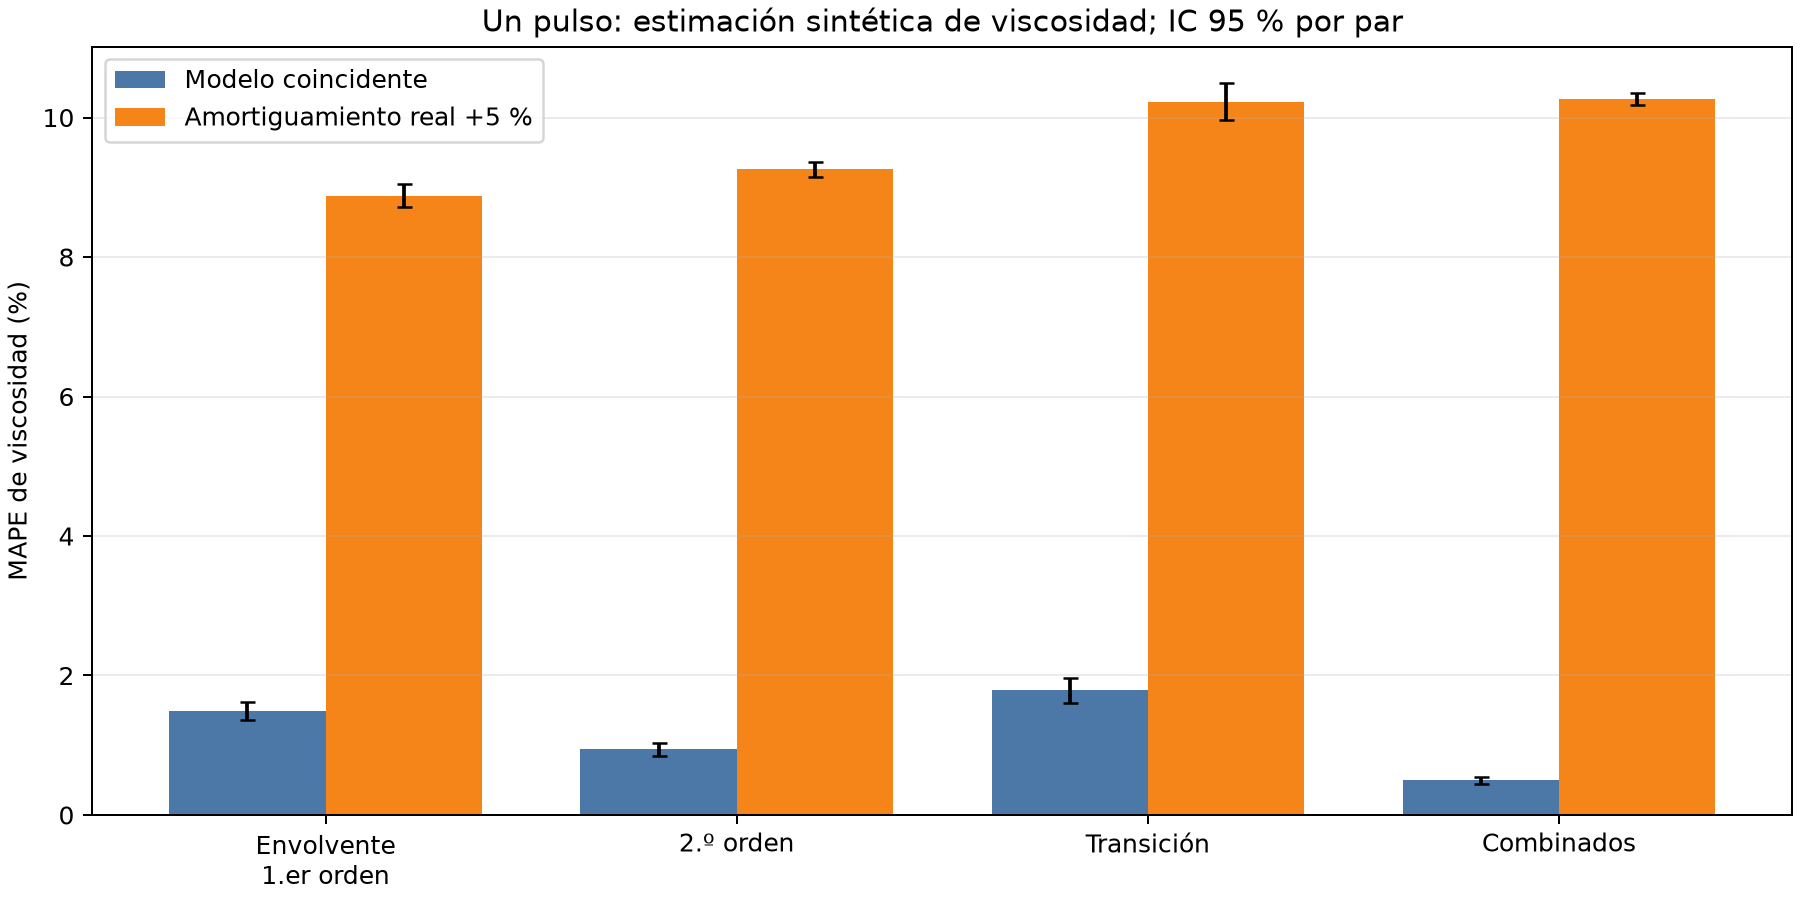

Generate this figure with Python:
import csv
import json
from pathlib import Path

import matplotlib
matplotlib.use("Agg")
import matplotlib.pyplot as plt
import numpy as np
from scipy.signal import find_peaks

from densidad_un_pulso import (
    DAMPING0, MU0, N_TEST, N_TRAIN, REPS, first_order_density, free_mask,
    free_time, predicted_angle, second_order_fit, simulated_angle, transition_fit,
)


ROOT = Path(__file__).resolve().parent
NAMES = ["envolvente_primer_orden", "segundo_orden", "transicion", "combinado"]


def viscosity_from_decay(rho, decay):
    inertia = 8e-5 + rho * 5e-8
    return MU0 * (2 * inertia * decay / DAMPING0) ** 2


def first_order_decay(signal):
    y = signal[free_mask]
    center = np.mean(y)
    peaks, _ = find_peaks(np.abs(y - center), distance=20, prominence=0.00005)
    valid = peaks[(free_time[peaks] >= 0.5) & (free_time[peaks] < 13.5)]
    if len(valid) < 10:
        raise RuntimeError(f"No hay suficientes picos válidos: {len(valid)}")
    heights = np.abs(y[valid] - center)
    slope = np.polyfit(free_time[valid], np.log(heights), 1)[0]
    decay = -float(slope)
    if decay <= 0:
        raise RuntimeError(f"Envolvente no amortiguada: {decay}")
    return decay


def estimate(signal):
    first_rho = first_order_density(signal)
    first_mu = viscosity_from_decay(first_rho, first_order_decay(signal))
    second_rho, _, second_decay = second_order_fit(signal)
    second_mu = viscosity_from_decay(second_rho, second_decay)
    _, transition_mu = transition_fit(signal)
    return np.array([first_mu, second_mu, transition_mu])


def run_set(rng, n, label):
    # Same distributions and seeds as the density simulation.
    rho = rng.uniform(997.3, 1017.1, n)
    mu = np.exp(rng.uniform(np.log(0.005), np.log(0.05), n))
    predictions = np.empty((n, REPS, 3))
    for i in range(n):
        for rep in range(REPS):
            predictions[i, rep] = estimate(simulated_angle(rho[i], mu[i], rng))
        if (i + 1) % 20 == 0:
            print(f"{label}: {i + 1}/{n} pares", flush=True)
    return rho, mu, predictions


def metrics(estimates, truth, indexes):
    result = {}
    for i, name in enumerate(NAMES):
        error = estimates[:, :, i] - truth[:, None]
        relative = 100 * error / truth[:, None]
        pair_mape = np.abs(relative).mean(axis=1)
        result[name] = {
            "mape_percent": float(pair_mape.mean()),
            "mape_ci95_percent": np.percentile(
                pair_mape[indexes].mean(axis=1), [2.5, 97.5],
            ).tolist(),
            "mae_pa_s": float(np.abs(error).mean()),
            "bias_pa_s": float(error.mean()),
            "relative_bias_percent": float(relative.mean()),
            "error_sd_pa_s": float(error.std(ddof=1)),
            "p95_absolute_relative_percent": float(np.percentile(np.abs(relative), 95)),
        }
    return result


def main():
    noiseless = predicted_angle(1007, 0.015)
    if abs(transition_fit(noiseless)[1] - 0.015) > 1e-6:
        raise RuntimeError("El modelo de transición no recupera mu sin ruido")
    rho2, _, decay2 = second_order_fit(noiseless)
    if abs(viscosity_from_decay(rho2, decay2) / 0.015 - 1) > 0.02:
        raise RuntimeError("El modelo de segundo orden supera 2 % de error sin ruido")

    rng = np.random.default_rng(20261125)
    _, train_mu, train = run_set(rng, N_TRAIN, "calibración")
    test_rho, test_mu, test = run_set(rng, N_TEST, "evaluación")
    train_relative = train / train_mu[:, None, None] - 1
    train_bias = train_relative.mean(axis=(0, 1))
    corrected_train = train / (1 + train_bias)
    centered_relative = (corrected_train / train_mu[:, None, None] - 1).reshape(-1, 3)
    covariance = np.cov(centered_relative, rowvar=False)
    precision_times_one = np.linalg.solve(covariance, np.ones(3))
    weights = precision_times_one / precision_times_one.sum()

    def combine(predictions):
        combined = (predictions / (1 + train_bias)) @ weights
        return np.concatenate((predictions, combined[:, :, None]), axis=2)

    indexes = rng.integers(0, N_TEST, size=(5000, N_TEST))
    estimates = combine(test)
    summary = metrics(estimates, test_mu, indexes)
    mismatch = np.empty_like(test)
    for i in range(N_TEST):
        for rep in range(REPS):
            mismatch[i, rep] = estimate(
                simulated_angle(test_rho[i], test_mu[i], rng, damping_factor=1.05)
            )
        if (i + 1) % 20 == 0:
            print(f"coeficiente de amortiguamiento +5 %: {i + 1}/{N_TEST} pares",
                  flush=True)
    mismatch_summary = metrics(combine(mismatch), test_mu, indexes)

    result = {
        "parameters": {
            "rho_range_kg_m3": [997.3, 1017.1],
            "mu_range_pa_s": [0.005, 0.05],
            "train_distinct_pairs": N_TRAIN,
            "test_distinct_pairs": N_TEST,
            "noise_repetitions_per_pair": REPS,
            "pulse_width_s": 0.2,
            "observation_s": 15,
            "temperature": "constant",
        },
        "methods": {
            "envolvente_primer_orden": (
                "Fit an exponential to peaks of absolute angular response, "
                "with density inferred from first-order equilibrium."
            ),
            "segundo_orden": (
                "Fit a damped sinusoid and equilibrium, then invert the assumed "
                "damping-viscosity relation."
            ),
            "transicion": (
                "Fit full pulse response, simultaneously estimating density and "
                "viscosity while profiling out a constant angular offset."
            ),
            "combinado": (
                "Combine bias-corrected estimates using relative-error covariance "
                "learned on independent training pairs."
            ),
        },
        "combination_weights": weights.tolist(),
        "summary": summary,
        "damping_mismatch": {
            "actual_damping_coefficient_factor": 1.05,
            "assumed_damping_coefficient_factor": 1,
            "summary": mismatch_summary,
        },
        "limitations": [
            "This is the same synthetic 1.9 Hz oscillator as the density comparison; the real relationship between density, viscosity and damping has not been identified.",
            "The forward and inverse models match in the nominal experiment; reported errors are optimistic and are not laboratory performance.",
            "The first- and second-order methods fit the held samples without explicitly modeling the 104-to-100 Hz sampling and filter, unlike the transition model.",
            "Angular accelerometer data are simulated without real translation, time-varying drift or verified hardware filter response.",
            "Methods share the same signal and their errors are correlated.",
            "Confidence intervals resample independent parameter pairs and exclude structural uncertainty.",
        ],
    }
    (ROOT / "viscosidad_un_pulso_resultados.json").write_text(json.dumps(result, indent=2))
    with (ROOT / "viscosidad_un_pulso_predicciones.csv").open("w", newline="") as stream:
        writer = csv.writer(stream)
        writer.writerow(["id", "rep", "rho_real", "mu_real", *NAMES])
        for i in range(N_TEST):
            for rep in range(REPS):
                writer.writerow([i, rep, test_rho[i], test_mu[i], *estimates[i, rep]])

    fig, ax = plt.subplots(figsize=(10, 5), constrained_layout=True)
    for offset, data, label, color in (
        (-0.19, summary, "Modelo coincidente", "#4c78a8"),
        (0.19, mismatch_summary, "Amortiguamiento real +5 %", "#f58518"),
    ):
        values = [data[name]["mape_percent"] for name in NAMES]
        intervals = [data[name]["mape_ci95_percent"] for name in NAMES]
        errors = np.array([[v - ci[0], ci[1] - v]
                           for v, ci in zip(values, intervals)]).T
        x = np.arange(4) + offset
        ax.bar(x, values, width=0.38, color=color, label=label)
        ax.errorbar(x, values, yerr=errors, fmt="none", ecolor="black", capsize=3)
    ax.set_xticks(range(4), ["Envolvente\n1.er orden", "2.º orden",
                             "Transición", "Combinados"])
    ax.set_ylabel("MAPE de viscosidad (%)")
    ax.set_title("Un pulso: estimación sintética de viscosidad; IC 95 % por par")
    ax.grid(axis="y", alpha=0.25)
    ax.legend()
    fig.savefig(ROOT / "viscosidad_un_pulso.png", dpi=180)
    print(json.dumps(result, indent=2))


if __name__ == "__main__":
    main()
